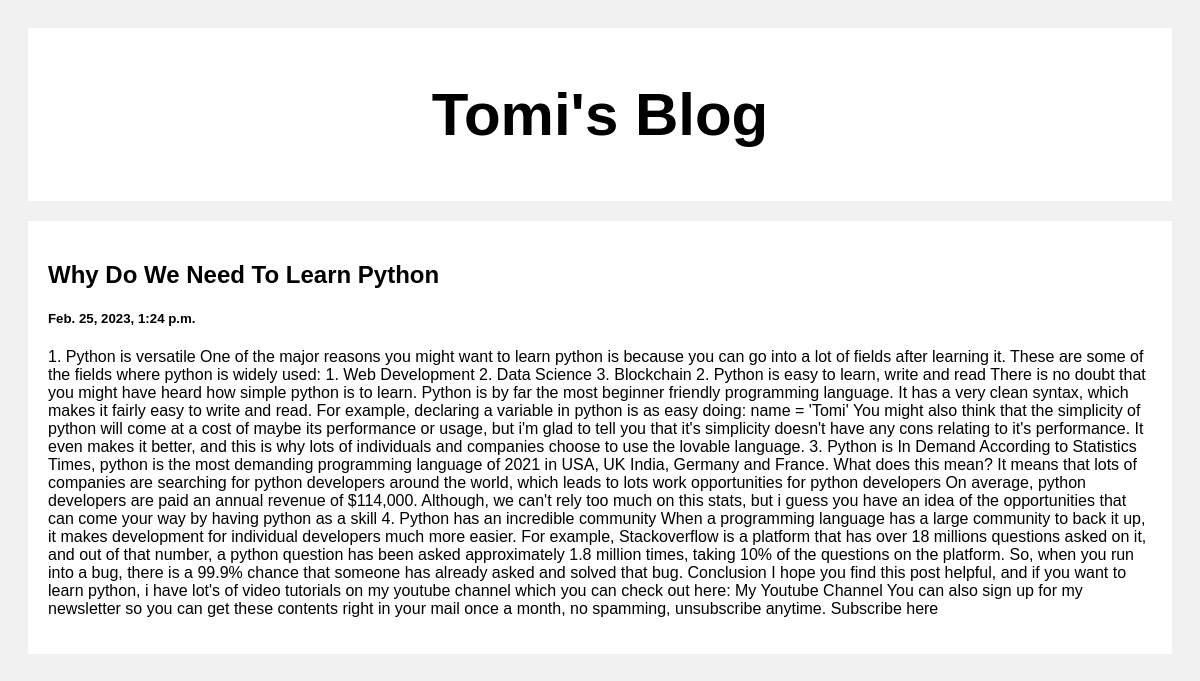
Screenshot of /post/3 with the database file from the repository.
### posts/models.py (models this page shows)
class Post(models.Model):
    title=models.CharField(max_length=100)
    body=models.CharField(max_length=1000000)
    created_at =models.DateTimeField(default= datetime.now,blank=True)

### posts/views.py (the view)
# urls.py: path('post/<str:pk>', views.post, name='posts')
def post(request,pk):
    posts=Post.objects.get(id=pk)
    return render(request,'posts.html',{'posts':posts})

### templates/posts.html (shortened to what this page needs)
<!DOCTYPE html>
<html>
<head>
</head>
<body>
<div class="header">
  <h2>Tomi's Blog</h2>
</div>
<div class="row">
  <div class="leftcolumn">
    <div class="card">
      <a style="text-decoration: none; color: black;" href="/post/{{post.id}}">
        <h2>{{posts.title}}</h2>
        <h5>{{posts.created_at}}</h5>
        <p>{{posts.body}}</p>
      </a>
    </div>
  </div>
</div>
</body>
</html>

### templates/posts.html (style rules this page uses)
* { box-sizing: border-box; }
body { font-family: Arial; padding: 20px; background: #f1f1f1; }
.header { padding: 2px; font-size: 40px; text-align: center; background: white; }
.leftcolumn { float: left; width: 100%; }
.card { background-color: white; padding: 20px; margin-top: 20px; }
.row:after { content: ""; display: table; clear: both; }

### rows the page displays
Post: title "Why Do We Need To Learn Python", created_at "Feb. 25, 2023, 1:24 p.m.", body "1. Python is versatile One of the major reasons you might want to learn python is because you can go into a lot of fields after learning it. These are some of the fields where python is widely used: 1. Web Development 2. Data Science 3. Blockchain 2. Python is easy to learn, write and read There is no doubt that you might have heard how simple python is to learn. Python is by far the most beginner friendly programming language. It has a very clean syntax, which makes it fairly easy to write and read. For example, declaring a variable in python is as easy doing: name = 'Tomi' You might also think that the simplicity of python will come at a cost of maybe its performance or usage, but i'm…"
